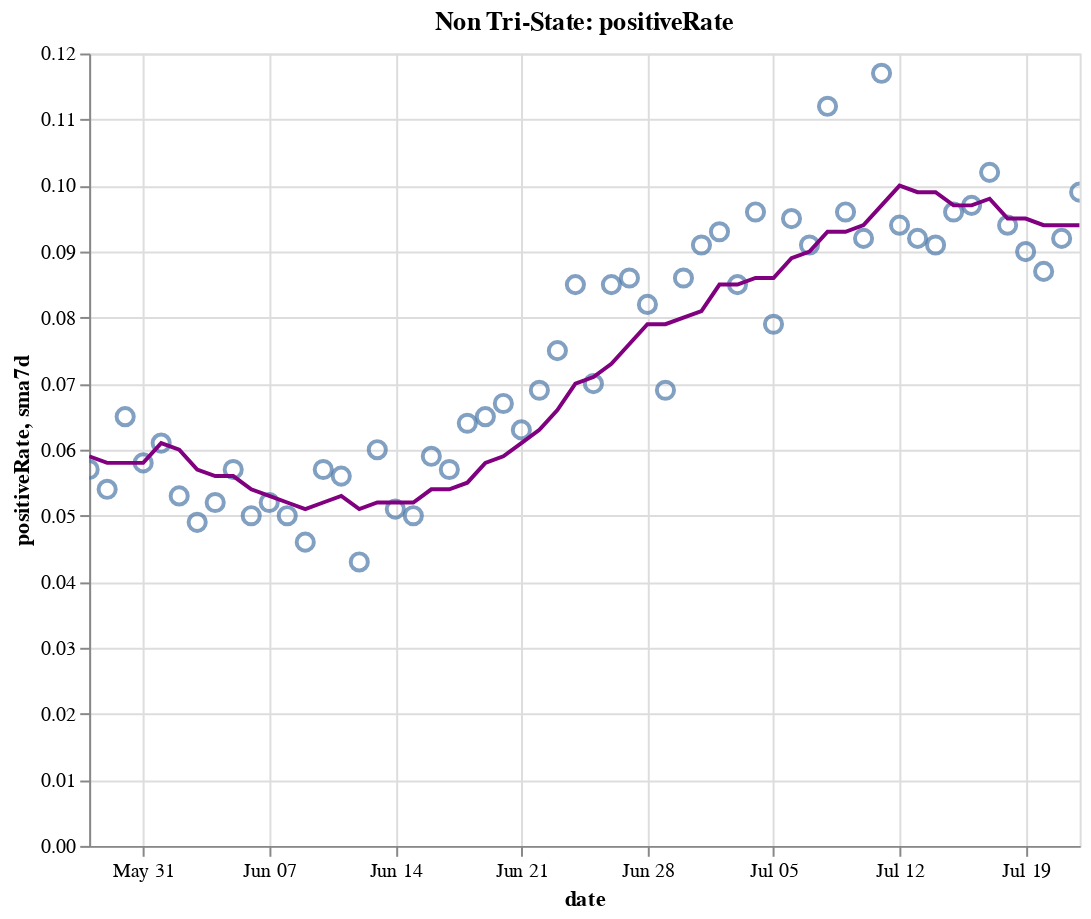

The cell this chart's notebook holds for it:
### Code cell
create_plot(non_tristate, 'positiveRate')

### Figure 1 — Vega-Lite specification as saved in the notebook (floating-point values rounded to 4 significant figures)
{"config": {"view": {"continuousWidth": 400, "continuousHeight": 300}}, "layer": [{"layer": [{"mark": {"type": "point", "size": 75}, "encoding": {"tooltip": [{"type": "temporal", "field": "date"}, {"type": "quantitative", "field": "positiveRate"}, {"type": "quantitative", "field": "sma7d"}], "x": {"type": "temporal", "field": "date"}, "y": {"type": "quantitative", "field": "positiveRate"}}, "selection": {"selector016": {"type": "interval", "bind": "scales", "encodings": ["x", "y"]}}}, {"mark": {"type": "line", "color": "purple"}, "encoding": {"x": {"type": "temporal", "field": "date"}, "y": {"type": "quantitative", "field": "sma7d"}}}]}, {"mark": {"type": "rule", "color": "#aaa"}, "encoding": {"x": {"type": "temporal", "field": "date"}}, "transform": [{"filter": {"selection": "selector015"}}]}, {"mark": "circle", "encoding": {"opacity": {"condition": {"value": 1, "selection": "selector015"}, "value": 0}, "tooltip": [{"type": "temporal", "field": "date"}, {"type": "quantitative", "field": "positiveRate"}, {"type": "quantitative", "field": "sma7d"}], "x": {"type": "temporal", "field": "date"}, "y": {"type": "quantitative", "field": "positiveRate"}}, "selection": {"selector015": {"type": "single", "encodings": ["x"], "on": "mouseover", "nearest": true, "empty": "none"}}}, {"mark": {"type": "text", "align": "left", "dx": 5, "dy": -5, "stroke": "white", "strokeWidth": 2}, "encoding": {"text": {"type": "quantitative", "field": "positiveRate"}, "tooltip": [{"type": "temporal", "field": "date"}, {"type": "quantitative", "field": "positiveRate"}, {"type": "quantitative", "field": "sma7d"}], "x": {"type": "temporal", "field": "date"}, "y": {"type": "quantitative", "field": "positiveRate"}}, "transform": [{"filter": {"selection": "selector015"}}]}, {"mark": {"type": "text", "align": "left", "dx": 5, "dy": -5}, "encoding": {"text": {"type": "quantitative", "field": "positiveRate"}, "tooltip": [{"type": "temporal", "field": "date"}, {"type": "quantitative", "field": "positiveRate"}, {"type": "quantitative", "field": "sma7d"}], "x": {"type": "temporal", "field": "date"}, "y": {"type": "quantitative", "field": "positiveRate"}}, "transform": [{"filter": {"selection": "selector015"}}]}], "data": {"name": "data-cf05e096fd5b58dcfe268d5cca296d64"}, "height": 400, "title": "Non Tri-State: positiveRate", "width": 500, "$schema": "https://vega.github.io/schema/vega-lite/v4.8.1.json", "datasets": {"data-cf05e096fd5b58dcfe268d5cca296d64": [{"date": "2020-05-28T00:00:00", "totalTestResultsIncrease": 337000.0, "positiveIncrease": 19380.0, "death": 57080.0, "deathIncrease": 1062.0, "positiveRate": 0.057, "state": "Non Tri-State", "sma7d": 0.059}, {"date": "2020-05-29T00:00:00", "totalTestResultsIncrease": 383500.0, "positiveIncrease": 20740.0, "death": 58020.0, "deathIncrease": 949.0, "positiveRate": 0.054, "state": "Non Tri-State", "sma7d": 0.058}, {"date": "2020-05-30T00:00:00", "totalTestResultsIncrease": 330100.0, "positiveIncrease": 21360.0, "death": 58740.0, "deathIncrease": 714.0, "positiveRate": 0.065, "state": "Non Tri-State", "sma7d": 0.058}, {"date": "2020-05-31T00:00:00", "totalTestResultsIncrease": 333800.0, "positiveIncrease": 19510.0, "death": 59230.0, "deathIncrease": 496.0, "positiveRate": 0.058, "state": "Non Tri-State", "sma7d": 0.058}, {"date": "2020-06-01T00:00:00", "totalTestResultsIncrease": 301600.0, "positiveIncrease": 18460.0, "death": 59800.0, "deathIncrease": 568.0, "positiveRate": 0.061, "state": "Non Tri-State", "sma7d": 0.061}, {"date": "2020-06-02T00:00:00", "totalTestResultsIncrease": 333300.0, "positiveIncrease": 17790.0, "death": 60640.0, "deathIncrease": 838.0, "positiveRate": 0.053, "state": "Non Tri-State", "sma7d": 0.06}, {"date": "2020-06-03T00:00:00", "totalTestResultsIncrease": 379500.0, "positiveIncrease": 18630.0, "death": 61450.0, "deathIncrease": 808.0, "positiveRate": 0.049, "state": "Non Tri-State", "sma7d": 0.057}, {"date": "2020-06-04T00:00:00", "totalTestResultsIncrease": 372000.0, "positiveIncrease": 19180.0, "death": 62170.0, "deathIncrease": 726.0, "positiveRate": 0.052, "state": "Non Tri-State", "sma7d": 0.056}, {"date": "2020-06-05T00:00:00", "totalTestResultsIncrease": 372800.0, "positiveIncrease": 21250.0, "death": 62840.0, "deathIncrease": 671.0, "positiveRate": 0.057, "state": "Non Tri-State", "sma7d": 0.056}, {"date": "2020-06-06T00:00:00", "totalTestResultsIncrease": 425800.0, "positiveIncrease": 21080.0, "death": 63460.0, "deathIncrease": 616.0, "positiveRate": 0.05, "state": "Non Tri-State", "sma7d": 0.054}, {"date": "2020-06-07T00:00:00", "totalTestResultsIncrease": 338900.0, "positiveIncrease": 17620.0, "death": 63770.0, "deathIncrease": 313.0, "positiveRate": 0.052, "state": "Non Tri-State", "sma7d": 0.053}, {"date": "2020-06-08T00:00:00", "totalTestResultsIncrease": 317800.0, "positiveIncrease": 15850.0, "death": 64340.0, "deathIncrease": 569.0, "positiveRate": 0.05, "state": "Non Tri-State", "sma7d": 0.052}, {"date": "2020-06-09T00:00:00", "totalTestResultsIncrease": 351000.0, "positiveIncrease": 16110.0, "death": 65090.0, "deathIncrease": 747.0, "positiveRate": 0.046, "state": "Non Tri-State", "sma7d": 0.051}, {"date": "2020-06-10T00:00:00", "totalTestResultsIncrease": 342300.0, "positiveIncrease": 19410.0, "death": 65820.0, "deathIncrease": 732.0, "positiveRate": 0.057, "state": "Non Tri-State", "sma7d": 0.052}, {"date": "2020-06-11T00:00:00", "totalTestResultsIncrease": 368700.0, "positiveIncrease": 20710.0, "death": 66590.0, "deathIncrease": 768.0, "positiveRate": 0.056, "state": "Non Tri-State", "sma7d": 0.053}, {"date": "2020-06-12T00:00:00", "totalTestResultsIncrease": 512100.0, "positiveIncrease": 22080.0, "death": 67250.0, "deathIncrease": 660.0, "positiveRate": 0.043, "state": "Non Tri-State", "sma7d": 0.051}, {"date": "2020-06-13T00:00:00", "totalTestResultsIncrease": 397700.0, "positiveIncrease": 23680.0, "death": 67780.0, "deathIncrease": 532.0, "positiveRate": 0.06, "state": "Non Tri-State", "sma7d": 0.052}, {"date": "2020-06-14T00:00:00", "totalTestResultsIncrease": 396300.0, "positiveIncrease": 20310.0, "death": 68060.0, "deathIncrease": 280.0, "positiveRate": 0.051, "state": "Non Tri-State", "sma7d": 0.052}, {"date": "2020-06-15T00:00:00", "totalTestResultsIncrease": 352800.0, "positiveIncrease": 17520.0, "death": 68360.0, "deathIncrease": 298.0, "positiveRate": 0.05, "state": "Non Tri-State", "sma7d": 0.052}, {"date": "2020-06-16T00:00:00", "totalTestResultsIncrease": 381800.0, "positiveIncrease": 22370.0, "death": 69000.0, "deathIncrease": 643.0, "positiveRate": 0.059, "state": "Non Tri-State", "sma7d": 0.054}, {"date": "2020-06-17T00:00:00", "totalTestResultsIncrease": 405300.0, "positiveIncrease": 22950.0, "death": 69700.0, "deathIncrease": 695.0, "positiveRate": 0.057, "state": "Non Tri-State", "sma7d": 0.054}, {"date": "2020-06-18T00:00:00", "totalTestResultsIncrease": 416700.0, "positiveIncrease": 26490.0, "death": 70330.0, "deathIncrease": 634.0, "positiveRate": 0.064, "state": "Non Tri-State", "sma7d": 0.055}, {"date": "2020-06-19T00:00:00", "totalTestResultsIncrease": 460300.0, "positiveIncrease": 29740.0, "death": 70920.0, "deathIncrease": 583.0, "positiveRate": 0.065, "state": "Non Tri-State", "sma7d": 0.058}, {"date": "2020-06-20T00:00:00", "totalTestResultsIncrease": 462100.0, "positiveIncrease": 30780.0, "death": 71480.0, "deathIncrease": 569.0, "positiveRate": 0.067, "state": "Non Tri-State", "sma7d": 0.059}, {"date": "2020-06-21T00:00:00", "totalTestResultsIncrease": 415400.0, "positiveIncrease": 26270.0, "death": 71740.0, "deathIncrease": 255.0, "positiveRate": 0.063, "state": "Non Tri-State", "sma7d": 0.061}, {"date": "2020-06-22T00:00:00", "totalTestResultsIncrease": 381000.0, "positiveIncrease": 26160.0, "death": 71980.0, "deathIncrease": 241.0, "positiveRate": 0.069, "state": "Non Tri-State", "sma7d": 0.063}, {"date": "2020-06-23T00:00:00", "totalTestResultsIncrease": 428400.0, "positiveIncrease": 31990.0, "death": 72590.0, "deathIncrease": 613.0, "positiveRate": 0.075, "state": "Non Tri-State", "sma7d": 0.066}, {"date": "2020-06-24T00:00:00", "totalTestResultsIncrease": 445400.0, "positiveIncrease": 37930.0, "death": 73240.0, "deathIncrease": 652.0, "positiveRate": 0.085, "state": "Non Tri-State", "sma7d": 0.07}, {"date": "2020-06-25T00:00:00", "totalTestResultsIncrease": 540400.0, "positiveIncrease": 37940.0, "death": 73840.0, "deathIncrease": 595.0, "positiveRate": 0.07, "state": "Non Tri-State", "sma7d": 0.071}, {"date": "2020-06-26T00:00:00", "totalTestResultsIncrease": 506600.0, "positiveIncrease": 43160.0, "death": 74410.0, "deathIncrease": 571.0, "positiveRate": 0.085, "state": "Non Tri-State", "sma7d": 0.073}, {"date": "2020-06-27T00:00:00", "totalTestResultsIncrease": 496300.0, "positiveIncrease": 42640.0, "death": 74870.0, "deathIncrease": 455.0, "positiveRate": 0.086, "state": "Non Tri-State", "sma7d": 0.076}, {"date": "2020-06-28T00:00:00", "totalTestResultsIncrease": 495100.0, "positiveIncrease": 40840.0, "death": 75100.0, "deathIncrease": 234.0, "positiveRate": 0.082, "state": "Non Tri-State", "sma7d": 0.079}, {"date": "2020-06-29T00:00:00", "totalTestResultsIncrease": 562800.0, "positiveIncrease": 38640.0, "death": 75400.0, "deathIncrease": 302.0, "positiveRate": 0.069, "state": "Non Tri-State", "sma7d": 0.079}, {"date": "2020-06-30T00:00:00", "totalTestResultsIncrease": 542100.0, "positiveIncrease": 46390.0, "death": 75940.0, "deathIncrease": 538.0, "positiveRate": 0.086, "state": "Non Tri-State", "sma7d": 0.08}, {"date": "2020-07-01T00:00:00", "totalTestResultsIncrease": 544600.0, "positiveIncrease": 49730.0, "death": 76580.0, "deathIncrease": 645.0, "positiveRate": 0.091, "state": "Non Tri-State", "sma7d": 0.081}, {"date": "2020-07-02T00:00:00", "totalTestResultsIncrease": 561100.0, "positiveIncrease": 52450.0, "death": 77240.0, "deathIncrease": 655.0, "positiveRate": 0.093, "state": "Non Tri-State", "sma7d": 0.085}, {"date": "2020-07-03T00:00:00", "totalTestResultsIncrease": 623000.0, "positiveIncrease": 52850.0, "death": 77760.0, "deathIncrease": 523.0, "positiveRate": 0.085, "state": "Non Tri-State", "sma7d": 0.085}, {"date": "2020-07-04T00:00:00", "totalTestResultsIncrease": 556800.0, "positiveIncrease": 53720.0, "death": 78030.0, "deathIncrease": 270.0, "positiveRate": 0.096, "state": "Non Tri-State", "sma7d": 0.086}, {"date": "2020-07-05T00:00:00", "totalTestResultsIncrease": 567400.0, "positiveIncrease": 44890.0, "death": 78210.0, "deathIncrease": 179.0, "positiveRate": 0.079, "state": "Non Tri-State", "sma7d": 0.086}, {"date": "2020-07-06T00:00:00", "totalTestResultsIncrease": 426400.0, "positiveIncrease": 40610.0, "death": 78420.0, "deathIncrease": 212.0, "positiveRate": 0.095, "state": "Non Tri-State", "sma7d": 0.089}, {"date": "2020-07-07T00:00:00", "totalTestResultsIncrease": 559800.0, "positiveIncrease": 50850.0, "death": 79280.0, "deathIncrease": 859.0, "positiveRate": 0.091, "state": "Non Tri-State", "sma7d": 0.09}, {"date": "2020-07-08T00:00:00", "totalTestResultsIncrease": 545600.0, "positiveIncrease": 61220.0, "death": 80010.0, "deathIncrease": 730.0, "positiveRate": 0.112, "state": "Non Tri-State", "sma7d": 0.093}, {"date": "2020-07-09T00:00:00", "totalTestResultsIncrease": 603500.0, "positiveIncrease": 57950.0, "death": 80840.0, "deathIncrease": 822.0, "positiveRate": 0.096, "state": "Non Tri-State", "sma7d": 0.093}, {"date": "2020-07-10T00:00:00", "totalTestResultsIncrease": 713500.0, "positiveIncrease": 65390.0, "death": 81650.0, "deathIncrease": 814.0, "positiveRate": 0.092, "state": "Non Tri-State", "sma7d": 0.094}, {"date": "2020-07-11T00:00:00", "totalTestResultsIncrease": 528100.0, "positiveIncrease": 61950.0, "death": 82350.0, "deathIncrease": 705.0, "positiveRate": 0.117, "state": "Non Tri-State", "sma7d": 0.097}, {"date": "2020-07-12T00:00:00", "totalTestResultsIncrease": 640600.0, "positiveIncrease": 59960.0, "death": 82810.0, "deathIncrease": 455.0, "positiveRate": 0.094, "state": "Non Tri-State", "sma7d": 0.1}, {"date": "2020-07-13T00:00:00", "totalTestResultsIncrease": 624500.0, "positiveIncrease": 57460.0, "death": 83080.0, "deathIncrease": 275.0, "positiveRate": 0.092, "state": "Non Tri-State", "sma7d": 0.099}, {"date": "2020-07-14T00:00:00", "totalTestResultsIncrease": 676900.0, "positiveIncrease": 61550.0, "death": 83790.0, "deathIncrease": 708.0, "positiveRate": 0.091, "state": "Non Tri-State", "sma7d": 0.099}, {"date": "2020-07-15T00:00:00", "totalTestResultsIncrease": 665700.0, "positiveIncrease": 64080.0, "death": 84610.0, "deathIncrease": 816.0, "positiveRate": 0.096, "state": "Non Tri-State", "sma7d": 0.097}, {"date": "2020-07-16T00:00:00", "totalTestResultsIncrease": 722900.0, "positiveIncrease": 69850.0, "death": 85500.0, "deathIncrease": 896.0, "positiveRate": 0.097, "state": "Non Tri-State", "sma7d": 0.097}, {"date": "2020-07-17T00:00:00", "totalTestResultsIncrease": 750100.0, "positiveIncrease": 76260.0, "death": 86420.0, "deathIncrease": 915.0, "positiveRate": 0.102, "state": "Non Tri-State", "sma7d": 0.098}, {"date": "2020-07-18T00:00:00", "totalTestResultsIncrease": 679400.0, "positiveIncrease": 64160.0, "death": 87260.0, "deathIncrease": 846.0, "positiveRate": 0.094, "state": "Non Tri-State", "sma7d": 0.095}, {"date": "2020-07-19T00:00:00", "totalTestResultsIncrease": 715500.0, "positiveIncrease": 64410.0, "death": 87770.0, "deathIncrease": 506.0, "positiveRate": 0.09, "state": "Non Tri-State", "sma7d": 0.095}, {"date": "2020-07-20T00:00:00", "totalTestResultsIncrease": 644300.0, "positiveIncrease": 56110.0, "death": 88110.0, "deathIncrease": 335.0, "positiveRate": 0.087, "state": "Non Tri-State", "sma7d": 0.094}, {"date": "2020-07-21T00:00:00", "totalTestResultsIncrease": 668100.0, "positiveIncrease": 61560.0, "death": 89110.0, "deathIncrease": 1005.0, "positiveRate": 0.092, "state": "Non Tri-State", "sma7d": 0.094}, {"date": "2020-07-22T00:00:00", "totalTestResultsIncrease": 694200.0, "positiveIncrease": 68820.0, "death": 90260.0, "deathIncrease": 1146.0, "positiveRate": 0.099, "state": "Non Tri-State", "sma7d": 0.094}]}}
